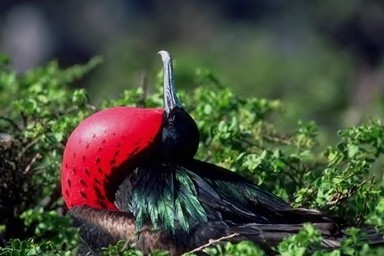
#> input picture samples/authentic/Au_ani_00004.jpg, 384 x 256 px
$ python -i ela.py   (imports and definitions only)
#> lines starting #> are read from the running program, lines starting #| are printed output that depends on the picture
#> further down, picture is the input picture: PIL image 384x256 RGB; mean R, G, B 72.1, 76.1, 59.1
"""
Error Level Analysis (ELA) — detects JPEG compression inconsistencies.
Tampered / AI-generated regions show different ELA intensity vs authentic areas.
"""
import io
import base64
import numpy as np
from PIL import Image, ImageChops, ImageEnhance, ImageFilter


def compute_ela(pil_image: Image.Image, quality: int = 90, amplify: int = 12) -> str:
    """Returns base64-encoded JPEG of ELA heatmap."""
#> called with quality = 90, amplify = 12
    rgb = pil_image.convert("RGB")

    # Re-compress at given quality
    buf = io.BytesIO()
    rgb.save(buf, format="JPEG", quality=quality)
    buf.seek(0)
    recompressed = Image.open(buf).convert("RGB")

    # Pixel-level difference
    ela = ImageChops.difference(rgb, recompressed)

    # Amplify so the diff is visible
    extrema = ela.getextrema()
#> extrema = ((0, 11), (0, 5), (0, 6))
    max_diff = max(e[1] for e in extrema) or 1
#> max_diff = 11
    scale = (255.0 / max_diff) * (amplify / 10.0)
#> scale = 27.82
    ela = ImageEnhance.Brightness(ela).enhance(scale)
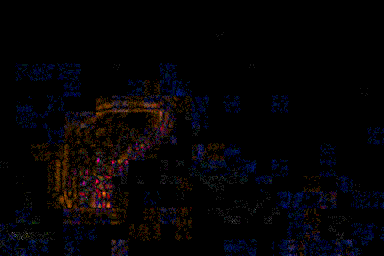
#> ela: PIL image 384x256 RGB; mean R, G, B 4.8, 3.2, 5
    ela = ela.filter(ImageFilter.GaussianBlur(radius=0.8))
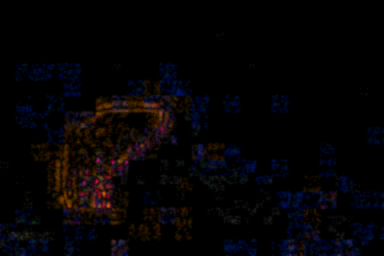
#> ela: PIL image 384x256 RGB; mean R, G, B 4.8, 3.2, 5

    out = io.BytesIO()
    ela.save(out, format="JPEG", quality=90)
    return base64.b64encode(out.getvalue()).decode("utf-8")


def ela_uniformity_score(pil_image: Image.Image, quality: int = 90) -> float:
    """
    Returns 0-100: higher = more uniform ELA = more likely AI-generated.
    AI images: ELA is very flat (uniform compression everywhere).
    Tampered/real photos: ELA has high variance in manipulated regions.
    """
    rgb = pil_image.convert("RGB")
    buf = io.BytesIO()
    rgb.save(buf, format="JPEG", quality=quality)
    buf.seek(0)
    recompressed = Image.open(buf).convert("RGB")

    ela_arr = np.array(ImageChops.difference(rgb, recompressed), dtype=np.float32)
    std = ela_arr.std()
    mean = ela_arr.mean() + 1e-6

    # Low std relative to mean = uniform ELA = AI indicator
    cv = std / mean  # coefficient of variation
    # AI: cv ~0.3-0.8; real tampered: cv ~1.5-4.0
    uniformity = max(0.0, min(100.0, (1.5 - cv) / 1.2 * 100))
    return round(float(uniformity), 1)

>>> from PIL import Image
>>> picture = Image.open('../../samples/authentic/Au_ani_00004.jpg')
>>> result = compute_ela(picture)

$ run again, on samples/authentic/Au_ani_00006.jpg
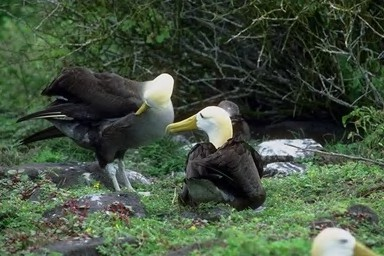
#> input picture samples/authentic/Au_ani_00006.jpg, 384 x 256 px
#> picture is the input picture: PIL image 384x256 RGB; mean R, G, B 68.1, 82.9, 63.5
#> extrema = ((0, 3), (0, 2), (0, 6))
#> max_diff = 6
#> scale = 51
#> in compute_ela, `ela = ImageEnhance.Brightness(ela).enhance(scale)`:
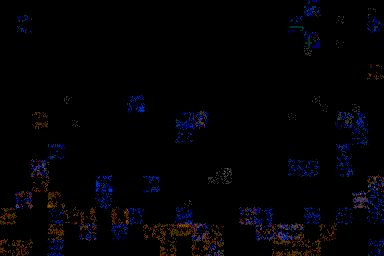
#> ela: PIL image 384x256 RGB; mean R, G, B 2.6, 2.2, 4.5
#> in compute_ela, `ela = ela.filter(ImageFilter.GaussianBlur(radius=0.8))`:
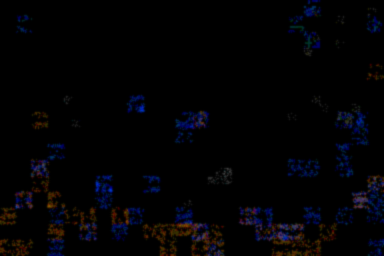
#> ela: PIL image 384x256 RGB; mean R, G, B 2.6, 2.2, 4.4

$ run again, on samples/authentic/Au_ani_00015.jpg
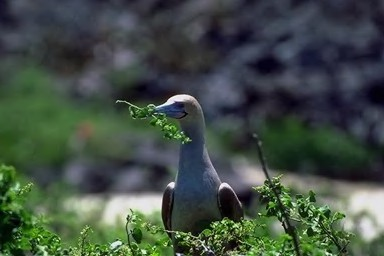
#> input picture samples/authentic/Au_ani_00015.jpg, 384 x 256 px
#> picture is the input picture: PIL image 384x256 RGB; mean R, G, B 65.3, 77.7, 68.3
#> extrema = ((0, 3), (0, 4), (0, 7))
#> max_diff = 7
#> scale = 43.71
#> in compute_ela, `ela = ImageEnhance.Brightness(ela).enhance(scale)`:
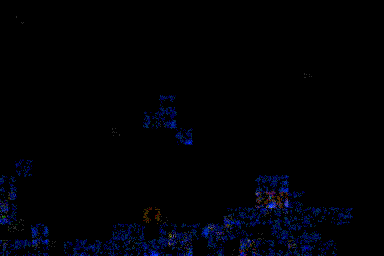
#> ela: PIL image 384x256 RGB; mean R, G, B 0.5, 1.3, 5.1
#> in compute_ela, `ela = ela.filter(ImageFilter.GaussianBlur(radius=0.8))`:
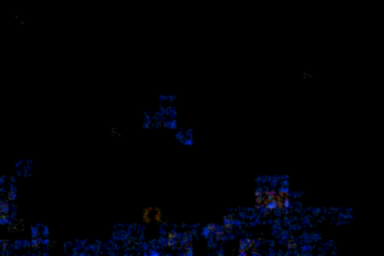
#> ela: PIL image 384x256 RGB; mean R, G, B 0.5, 1.4, 5.1

$ run again, on samples/authentic/Au_ani_00016.jpg
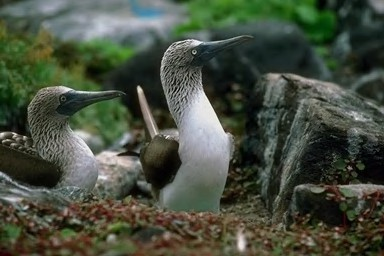
#> input picture samples/authentic/Au_ani_00016.jpg, 384 x 256 px
#> picture is the input picture: PIL image 384x256 RGB; mean R, G, B 71.3, 78.7, 63.5
#> extrema = ((0, 3), (0, 3), (0, 4))
#> max_diff = 4
#> scale = 76.5
#> in compute_ela, `ela = ImageEnhance.Brightness(ela).enhance(scale)`:
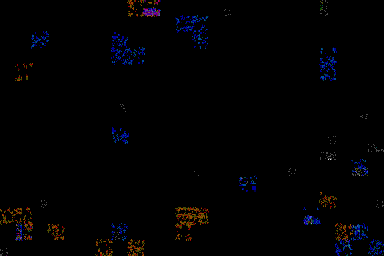
#> ela: PIL image 384x256 RGB; mean R, G, B 1.7, 1.4, 2.5
#> in compute_ela, `ela = ela.filter(ImageFilter.GaussianBlur(radius=0.8))`:
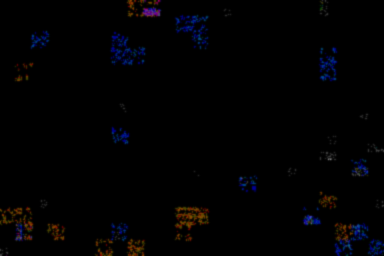
#> ela: PIL image 384x256 RGB; mean R, G, B 1.7, 1.4, 2.5
